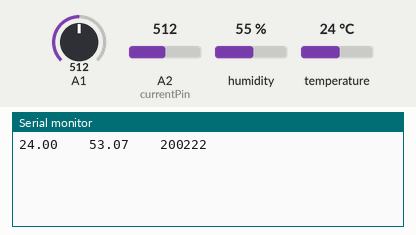
Recording of a sketch running on a simulated Arduino Uno, built with avr-gcc and run on an emulated ATmega328P. Parts: the last lines printed to the serial monitor. The inputs (shaded band) are chosen by the test bench; at power-on: temperature 24 °C, A1 = 512, A2 (currentPin) = 512, humidity 55 %.

Above: at 3.2 s.
3.3 s: temperature set to 12 °C
At 5.0 s:
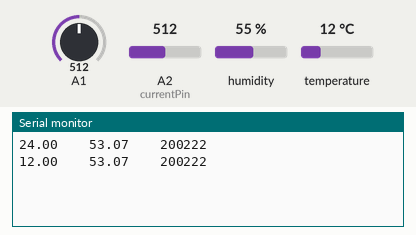
6.0 s: A1 set to 716
At 7.4 s:
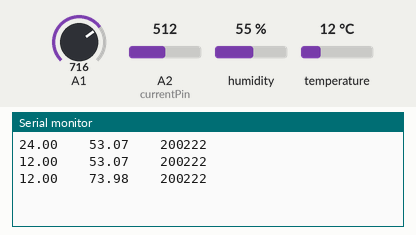
8.7 s: A2 (currentPin) set to 716
At 11.0 s:
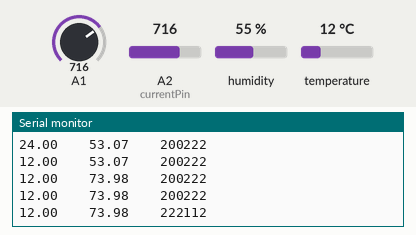
11.4 s: temperature set to 19 °C
At 13.5 s:
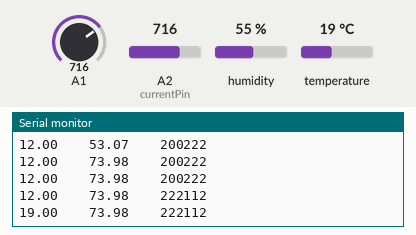
14.1 s: A1 set to 992
At 14.7 s:
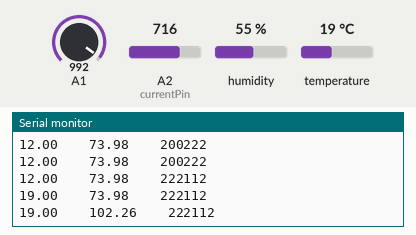
16.8 s: A2 (currentPin) set to 992
At 19.6 s:
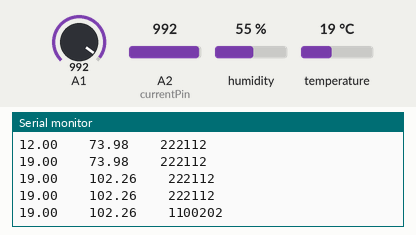
Timing chart, 0 to 20.5 s (numbered marks = the images above; inputs shaded):
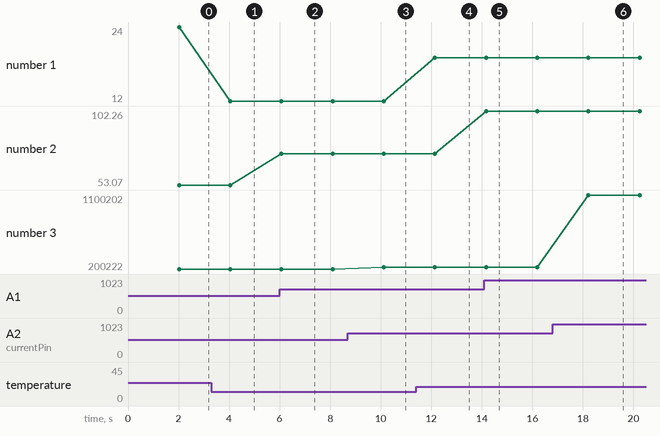

The sketch:

sketch_jan21b.ino
```cpp
#include <dht.h>

#define dataPin A0// Defines pin number to which the sensor is connected
const int currentPin = A2;
int sensitivity = 66;
int adcValue= 0;
int offsetVoltage = 2500;
double adcVoltage = 0;
double currentValue = 0;
dht DHT; // Creats a DHT object

void setup() {


  Serial.begin(9600);
  delay(2000);

}


void loop() {
  adcValue = analogRead(currentPin);
  adcVoltage = (adcValue / 1024.0) * 5000;
  currentValue = ((adcVoltage - offsetVoltage) / sensitivity);

  int readData = DHT.read11(dataPin); // Reads the data from the sensor

  float t = DHT.temperature; // Gets the values of the temperature


  int i=analogRead(A1);

  float v=(i*0.00488*21)+0.6;


  // Printing the results on the serial monitor


  Serial.print(t);

  Serial.print("    ");

  Serial.print(v);

  Serial.print("    ");

  Serial.println(adcValue,3);
  delay(2000);


}
```

Measured:
- after the input at 3.3 s, the serial monitor: prints a new line after 0.75 s (image 1)
- after the input at 6.0 s, the serial monitor: prints a new line after 0.07 s (image 2)
- after the input at 8.7 s, the serial monitor: prints a new line after 1.4 s (image 3)
- after the input at 11.4 s, the serial monitor: prints a new line after 0.75 s (image 4)
- after the input at 14.1 s, the serial monitor: prints a new line after 0.07 s (image 5)
- after the input at 16.8 s, the serial monitor: prints a new line after 1.4 s (image 6)
- plotted number 1: 24 → 12 after the input at 3.3 s, 12 → 19 after the input at 11.4 s
- plotted number 2: 53.07 → 73.98 after the input at 6.0 s, 73.98 → 102.26 after the input at 14.1 s
